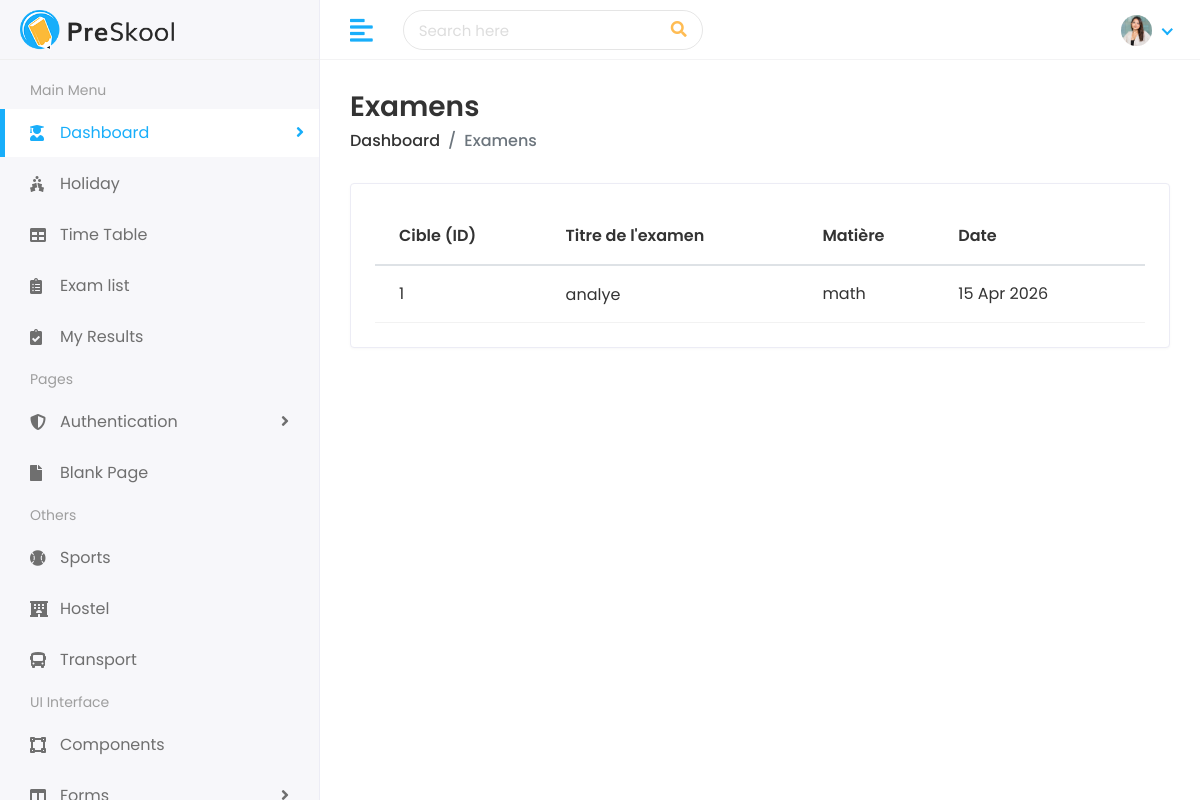
/exam/exams/ (signed in), run on an earlier commit of the app's database.
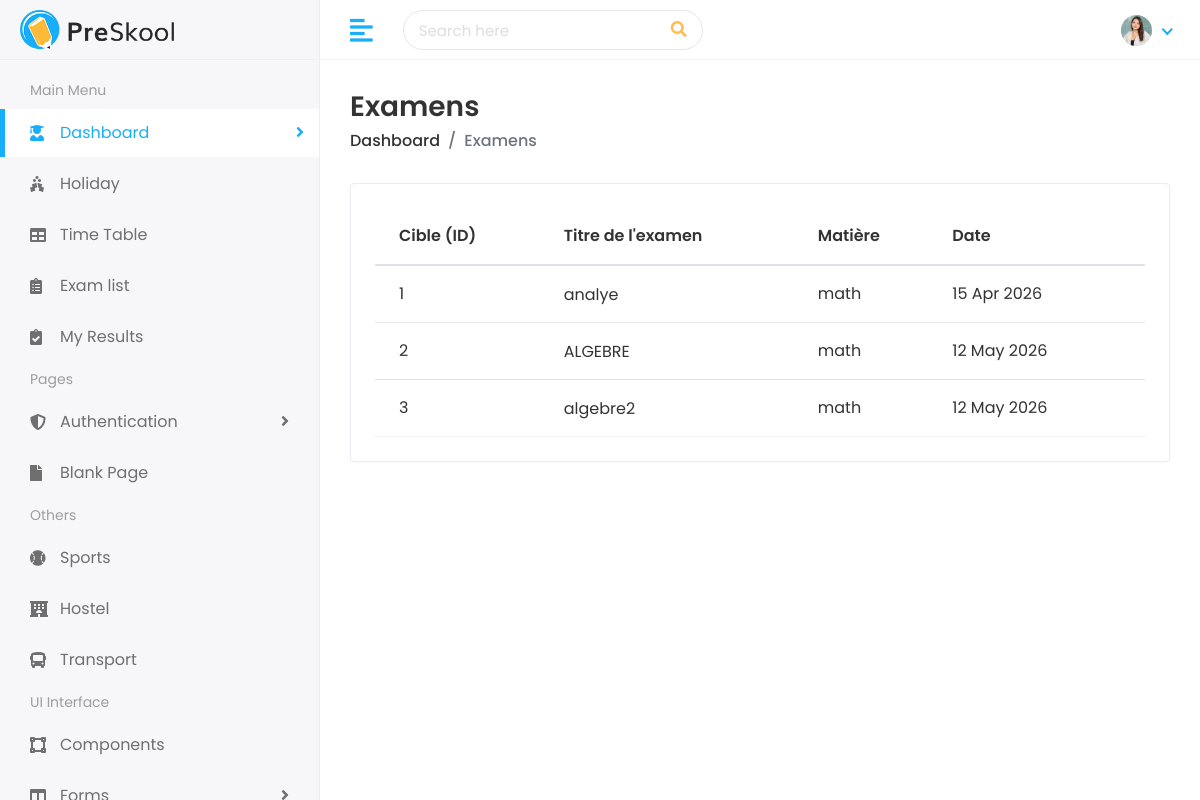
And on a later commit of the database.
### exam/models.py (models this page shows, shortened)
class Exam(models.Model):
    title = models.CharField(max_length=150)
    date = models.DateField()
    subject = models.ForeignKey(Subject, on_delete=models.CASCADE, related_name='exams')
    description = models.TextField(blank=True)

### faculty/models.py (models this page shows, shortened)
class Subject(models.Model):
    name = models.CharField(max_length=150)
    code = models.CharField(max_length=50, unique=True)
    department = models.ForeignKey(Department, on_delete=models.CASCADE, related_name='subjects')
    teacher = models.ForeignKey(Teacher, on_delete=models.SET_NULL, null=True, blank=True, related_name='subjects')

### exam/views.py (the view)
# urls.py: path('exams/', views.ExamListView.as_view(), name='exam-list'),
class ExamListView(LoginRequiredMixin, ListView):
    model = Exam
    template_name = 'exam/exam_list.html'
    context_object_name = 'exam_list'

### exam/templates/exam/exam_list.html (shortened to what this page needs)
{% extends 'Home/base.html' %}
{% load static %}
{% block body %}
<div class="page-wrapper">
    <div class="content container-fluid">
        <div class="page-header">
            <div class="row align-items-center">
                <div class="col">
                    <h3 class="page-title">Examens</h3>
                    <ul class="breadcrumb">
                        <li class="breadcrumb-item"><a href="{% url 'admin_dashboard' %}">Dashboard</a></li>
                        <li class="breadcrumb-item active">Examens</li>
                    </ul>
                </div>
            </div>
        </div>
        <div class="row">
            <div class="col-sm-12">
                <div class="card card-table">
                    <div class="card-body">
                        <div class="table-responsive">
                            <table class="table table-hover table-center mb-0 datatable">
                                <thead>
                                    <tr>
                                        <th>Cible (ID)</th>
                                        <th>Titre de l'examen</th>
                                        <th>Matière</th>
                                        <th>Date</th>
                                    </tr>
                                </thead>
                                <tbody>
                                    {% for item in exam_list %}
                                    <tr>
                                        <td>{{ item.id }}</td>
                                        <td>
                                            <h2><a>{{ item.title }}</a></h2>
                                        </td>
                                        <td>{{ item.subject.name|default:"-" }}</td>
                                        <td>{{ item.date|date:"d M Y" }}</td>
                                    </tr>
                                    {% empty %}
                                    <tr>
                                        <td colspan="5" class="text-center">No Exams Found</td>
                                    </tr>
                                    {% endfor %}
                                </tbody>
                            </table>
                        </div>
                    </div>
                </div>
            </div>
        </div>
    </div>
</div>
{% endblock %}

What changed in the data, as far as the page shows it:
added Exam: id "2", title "ALGEBRE", subject.name "math", date "12 May 2026"
added Exam: id "3", title "algebre2", subject.name "math", date "12 May 2026"
